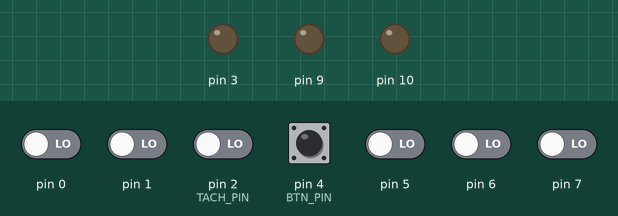
Simulated run of this sketch. Board: Arduino Uno, built with avr-gcc and run on an emulated ATmega328P. On the bench: output pins drawn as LEDs (lit = HIGH). Inputs (shaded band) come from the test bench; at power-on: pin 4 (BTN_PIN) HIGH, pin 0, pin 1, pin 2 (TACH_PIN), pin 5–7 LOW. EEPROM starts erased.

Above: at 1.2 s.
1.3 s: pin 4 (BTN_PIN) pulled LOW for 1 s
At 2.25 s:
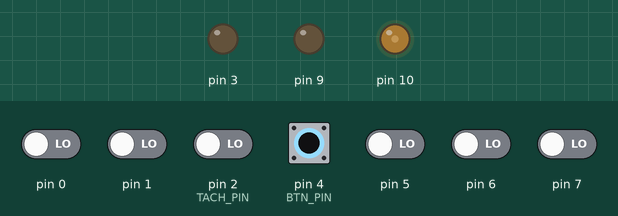
5.9 s: pin 0 driven HIGH and pin 4 (BTN_PIN) driven LOW
At 8.5 s:
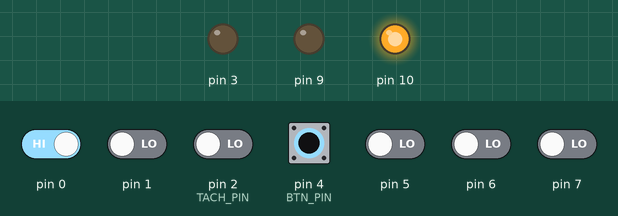
8.9 s: pin 4 (BTN_PIN) driven HIGH
At 13.96 s:
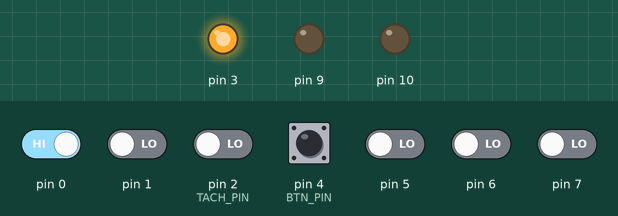
Timing chart, 0 to 15.5 s (numbered marks = the images above; inputs shaded):
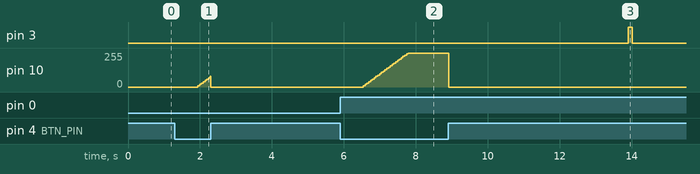

The sketch:

supertable.ino
```cpp
/*
    1 клик - движение к дальней. Если движется - остановить
    2 клик - запомнить 1
    3 клик - запомнить 2
    4 клик - сброс нуля

    Удерж - движение в последнем направлении
    1 клик + удерж - едем вверх
    2 клик + удерж - едем вниз
*/

#include <Arduino.h>
#include <Blinker.h>
#include <EEManager.h>
#include <EncButton.h>

#include "controller.h"

#define BTN_PIN 4
#define BTN_LED 3
#define TACH_PIN 2
#define MOTOR_1 9
#define MOTOR_2 10
#define MOT_SPEED 255

Blinker blinker(BTN_LED);
Button btn(BTN_PIN);
Controller<DRIVER2WIRE_PWM> ctrl(TACH_PIN, MOTOR_1, MOTOR_2);

struct Data {
    int16_t pos = 0;
    int16_t pos1 = 0;
    int16_t pos2 = 0;
};
Data data;

EEManager mem(data);

void setup() {
    mem.begin(0, 'a');
    ctrl.setPos(data.pos);
    ctrl.setSpeed(MOT_SPEED);

    // Пины D9 и D10 - 7.8 кГц
    TCCR1A = 0b00000001;  // 8bit
    TCCR1B = 0b00001010;  // x8 fast pwm
}

void loop() {
    blinker.tick();
    ctrl.tick();

    if (mem.tick()) {
        blinker.blink(1, 100, 100);
    }

    if (ctrl.stopped()) {
        data.pos = ctrl.getPos();
        mem.update();
    }

    if (btn.tick()) {
        if (btn.hasClicks()) {
            switch (btn.clicks) {
                case 1:
                    if (ctrl.running()) {
                        ctrl.stop();
                    } else {
                        int d1 = abs(data.pos1 - ctrl.getPos());
                        int d2 = abs(data.pos2 - ctrl.getPos());
                        ctrl.runTarget(d1 > d2 ? data.pos1 : data.pos2);
                        mem.stop();
                    }
                    break;

                case 2:
                    data.pos1 = ctrl.getPos();
                    mem.update();
                    blinker.blink(2, 200, 200);
                    break;

                case 3:
                    data.pos2 = ctrl.getPos();
                    mem.update();
                    blinker.blink(3, 200, 200);
                    break;

                case 4:
                    ctrl.setPos(0);
                    ctrl.stop();
                    blinker.blink(4, 200, 200);
                    break;
            }
        }

        if (btn.hold()) mem.stop();
        if (btn.hold(0)) ctrl.runSpeed();
        if (btn.hold(1)) ctrl.runSpeed(1);
        if (btn.hold(2)) ctrl.runSpeed(-1);
        if (btn.releaseHoldStep()) ctrl.stop();
    }
}
```

controller.h
```cpp
#pragma once
#include <Arduino.h>
#include <GyverMotor2.h>

#include "slot.h"

template <GM_driver GM_TYPE = DRIVER2WIRE_PWM, uint8_t GM_RES = 8>
class Controller {
   public:
    enum class State {
        Idle,
        RunSpeed,
        RunTarget,
    };

    Controller(uint8_t slotPin, uint8_t mpin1, uint8_t mpin2, uint8_t mpin3 = 255) : slot(slotPin), motor(mpin1, mpin2, mpin3) {
        motor.setSmoothSpeed(10);
    }

    void tick() {
        motor.tick();
        if (slot.tick(motor.getState()) && _state == State::RunTarget) {
            if ((motor.getState() == 1 && slot.pos >= _target) ||
                (motor.getState() == -1 && slot.pos <= _target)) {
                stop();
            }
        }
    }

    bool stopped() {
        return _stopF ? _stopF = false, true : false;
    }

    void setSpeed(uint16_t speed) {
        _speed = speed;
    }

    void runSpeed() {
        runSpeed(_lastDir);
    }

    void runSpeed(int8_t dir) {
        motor.smoothMode(true);
        motor.setSpeed(_speed * dir);
        _lastDir = dir;
        _state = State::RunSpeed;
    }

    void runTarget(int16_t target) {
        if (slot.pos == target) return;
        _target = target;
        runSpeed(slot.pos < target ? 1 : -1);
        _state = State::RunTarget;
    }

    void stop() {
        motor.smoothMode(false);
        motor.stop();
        _state = State::Idle;
        _stopF = true;
    }

    void setPos(int16_t pos) {
        slot.pos = pos;
    }

    int16_t getPos() {
        return slot.pos;
    }

    State getState() {
        return _state;
    }

    bool running() {
        return _state != State::Idle;
    }

    Slot slot;
    GMotor2<GM_TYPE, GM_RES> motor;

   private:
    State _state = State::Idle;
    int16_t _target = 0;
    uint8_t _speed = 255;
    int8_t _lastDir = 1;
    bool _stopF = 0;
};
```

slot.h
```cpp
#pragma once
#include <Arduino.h>
#include <GyverIO.h>

#define DEB_PRD 20

class Slot {
   public:
    Slot(uint8_t pin) : _pin(pin) {
        _prev = gio::read(_pin);
    }

    bool tick(int8_t dir) {
        bool cur = gio::read(_pin);
        if (_prev != cur && millis() - _tmr >= DEB_PRD) {
            _tmr = millis();
            _prev = cur;
            if (cur) {
                pos += dir;
                return 1;
            }
        }
        return 0;
    }

    int16_t pos;

   private:
    uint8_t _pin;
    bool _prev;
    uint32_t _tmr;
};
```

Measured:
- after the input at 1.3 s, pin 10: rises from 0/255 to 80/255 in 0.35 s, then falls to 0/255 in 0.01 s
- after the input at 5.9 s, pin 3: stays LOW (without the input it goes to HIGH after 1.4 s); pin 10: moves from 0/255 to 255/255 over 1.3 s, starting after 0.64 s
- after the input at 8.9 s, pin 3: LOW → HIGH after 5.0 s, → LOW 0.10 s later; pin 10: 255/255 → 0/255 at once
